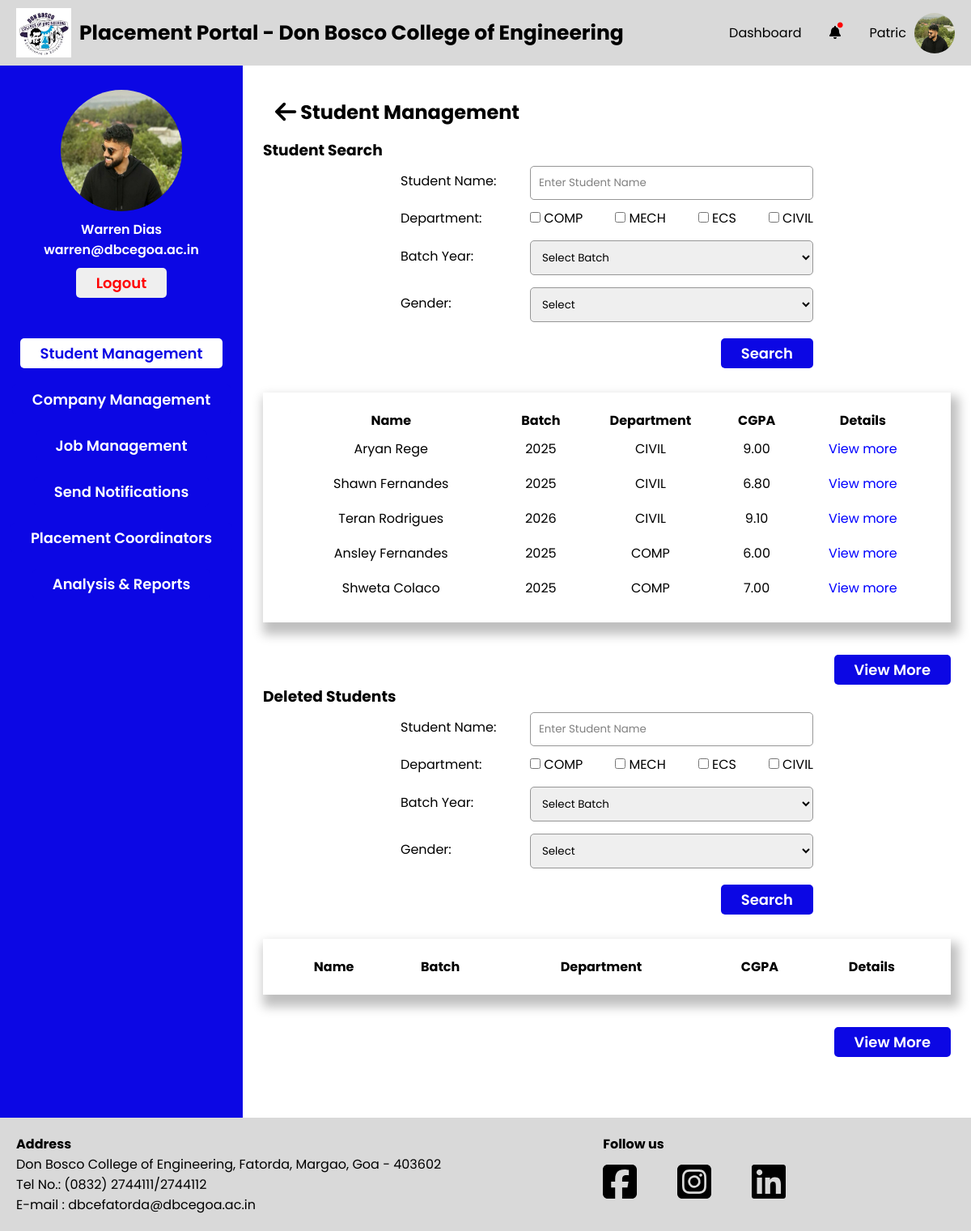
Screenshot of /PlacementCoordinator/student-management.php (signed in) with the database file from the repository.
### tables this page shows
CREATE TABLE `placementcoordinator` (
  `PC_Email` varchar(255) NOT NULL,
  `PC_Fname` varchar(255) NOT NULL,
  `PC_Mname` varchar(255) NOT NULL,
  `PC_Lname` varchar(255) NOT NULL,
  `PC_Password` varchar(255) NOT NULL,
  `PC_Contact_no` varchar(20) NOT NULL,
  `PC_Profile_pic` varchar(255) NOT NULL,
  `PC_Dept_id` int(11) DEFAULT NULL,
  `PC_Status` enum('active','inactive') NOT NULL DEFAULT 'active'
);

CREATE TABLE `department` (
  `Dept_id` int(11) NOT NULL,
  `Dept_name` varchar(255) NOT NULL
);

CREATE TABLE `student` (
  `S_College_Email` varchar(255) NOT NULL,
  `S_Fname` varchar(255) NOT NULL,
  `S_Mname` varchar(255) NOT NULL,
  `S_Lname` varchar(255) NOT NULL,
  `S_Personal_Email` varchar(255) NOT NULL,
  `S_Address` text NOT NULL,
  `S_Phone_no` varchar(20) NOT NULL,
  `S_Roll_no` varchar(50) NOT NULL,
  `S_PR_No` varchar(50) NOT NULL,
  `S_10th_Perc` decimal(5,2) NOT NULL,
  `S_12th_Perc` decimal(5,2) NOT NULL,
  `S_Password` varchar(255) NOT NULL,
  `S_Resume` varchar(255) NOT NULL,
  `S_Profile_pic` varchar(255) NOT NULL,
  `S_10th_marksheet` varchar(255) NOT NULL,
  `S_12th_marksheet` varchar(255) NOT NULL,
  `S_Class_id` int(11) DEFAULT NULL,
  `S_Year_of_Admission` year(4) NOT NULL,
  `Gender` varchar(1) NOT NULL,
  `PLACED` varchar(10) NOT NULL DEFAULT 'No',
  `registration_complete` tinyint(4) NOT NULL DEFAULT 0
);

CREATE TABLE `result` (
  `S_College_Email` varchar(255) NOT NULL,
  `Sem1_SGPA` decimal(4,2) NOT NULL DEFAULT 0.00,
  `Sem2_SGPA` decimal(4,2) NOT NULL DEFAULT 0.00,
  `Sem3_SGPA` decimal(4,2) NOT NULL DEFAULT 0.00,
  `Sem4_SGPA` decimal(4,2) NOT NULL DEFAULT 0.00,
  `Sem5_SGPA` decimal(4,2) NOT NULL DEFAULT 0.00,
  `Sem6_SGPA` decimal(4,2) NOT NULL DEFAULT 0.00,
  `Sem7_SGPA` decimal(4,2) NOT NULL DEFAULT 0.00,
  `Sem8_SGPA` decimal(4,2) NOT NULL DEFAULT 0.00,
  `CGPA` decimal(4,2) NOT NULL DEFAULT 0.00,
  `has_backlogs` tinyint(1) DEFAULT 0
);

### PlacementCoordinator/tpo-utility-functions.php (called while the page is built, shortened)
<?php
function fetchStudents($isDeleted, $sname = null, $departments = [], $gender = null, $batch_year = null)
{
    global $conn;
    $table = $isDeleted ? 'deletedstudents' : 'student';
    $query = "SELECT s.S_College_Email as semail,S.S_Year_of_Admission as yoa, s.S_Fname as fname, s.S_Lname as lname, c.Class_name as cname, d.Dept_name as dname, r.CGPA as cgpa
              FROM $table as s
              INNER JOIN class as c ON c.Class_id = s.S_Class_id
              INNER JOIN department as d ON d.Dept_id = c.Dept_id
              INNER JOIN result as r on r.S_College_Email = s.S_College_Email
              WHERE 1=1";
    $params = [];
    $query .= " LIMIT 5";
    $stmt = $conn->prepare($query);
    $stmt->execute();
    return $stmt->get_result();
}

### PlacementCoordinator/student-management.php (the view, shortened to what this page needs)
<?php
require "../conn.php";
include "./tpo-utility-functions.php";
global $conn;
if (isset($_POST["student-search-button"])) {
    $sname = !empty($_POST['sname']) ? $_POST['sname'] : null;
    $departments = !empty($_POST['departments']) ? $_POST['departments'] : [];
    $gender = !empty($_POST['gender']) ? $_POST['gender'] : null;
    $batch = !empty($_POST['batch_year']) ? $_POST['batch_year'] : null;
    $studentsResult = fetchStudents(false, $sname, $departments, $gender,$batch);
    $studentSearch = true;
} else {
    $studentsResult = fetchStudents(false);
}
?>
<!DOCTYPE html>
<html lang="en">
<head>
    <?php include './head.php' ?>
    <link rel="stylesheet" href="./css/student-management.css">
</head>
<body>
    <div id="wrapper">
        <?php include './header.php' ?>
        <div class="container">
            <?php include './sidebar.php' ?>
            <div class="main-container">
                <div class="main-container-header">
                    <h2 class="main-container-heading">
                        <a href="./dashboard.php">
                            <i class="fa-solid fa-arrow-left fa-lg" style="color: #000000;"></i>
                        </a>
                        Student Management
                    </h2>
                </div>
                <h3>Student Search</h3>
                <div class="form-adjust">
                    <form action="" method="post">
                        <div class="inputbox">
                            <label for="">Student Name:</label>
                            <input type="text" name="sname" placeholder="Enter Student Name">
                        </div>
                        <div class="departmentbox">
                            <label for="">Department:</label>
                            <div class="Checkbox">
                                <?php
                                $fetchDepartmentQuery = "SELECT Dept_name as dname FROM department;";
                                $fetchDepartment = $conn->prepare($fetchDepartmentQuery);
                                $fetchDepartment->execute();
                                $result = $fetchDepartment->get_result();
                                while ($row = $result->fetch_assoc()) {
                                    echo '<div>
                                            <input name="departments[]" value="' . htmlspecialchars($row["dname"]) . '" type="checkbox">
                                            <label for="">' . htmlspecialchars($row["dname"]) . '</label>
                                          </div>';
                                }
                                ?>
                            </div>
                        </div>
                        <div class="inputbox">
                            <label for="batch_year">Batch Year:</label>
                            <select name="batch_year" id="batch_year">
                                <option value="" selected>Select Batch</option>
                            </select>
                        </div>
                        <div class="inputbox">
                            <label for="">Gender:</label>
                            <select name="gender" id="">
                                <option value="" selected>Select</option>
                            </select>
                        </div>
                        <div class="search-button-container">
                            <button name="student-search-button" class="search-button">Search</button>
                        </div>
                    </form>
                </div>
                <div class="sections">
                    <table>
                        <tr>
                            <th>Name</th>
                            <th>Batch</th>
                            <th>Department</th>
                            <th>CGPA</th>
                            <th>Details</th>
                        </tr>
                        <?php
                        while ($student = $studentsResult->fetch_assoc()) {
                            echo '<tr>
                                <td>' . htmlspecialchars($student["fname"]) . ' ' . htmlspecialchars($student["lname"]) . '</td>
                                <td>' . (int) htmlspecialchars($student["yoa"])+4 . '</td>
                                <td>' . htmlspecialchars($student["dname"]) . '</td>
                                <td>' . htmlspecialchars($student["cgpa"]) . '</td>
                                <td><a href="student-management-view-student.php?semail='.$student["semail"].'">View more</a></td>
                            </tr>';
                        }
                        ?>
                    </table>
                </div>
                <div class="button-container">
                    <a href="./student-management-search-students.php"><button class="viewmore-button">View More</button></a>
                </div>
                <h3>Deleted Students</h3>
                <div class="form-adjust">
                    <form action="" method="post">
                    <div class="inputbox">
                            <label for="">Student Name:</label>
                            <input type="text" name="d_sname" placeholder="Enter Student Name">
                        </div>
                        <div class="departmentbox">
                            <label for="">Department:</label>
                            <div class="Checkbox">
                                <?php
                                $fetchDepartmentQuery = "SELECT Dept_name as dname FROM department;";
                                $fetchDepartment = $conn->prepare($fetchDepartmentQuery);
                                $fetchDepartment->execute();
                                $result = $fetchDepartment->get_result();
                                while ($row = $result->fetch_assoc()) {
                                    echo '<div>
                                            <input name="d_departments[]" value="' . htmlspecialchars($row["dname"]) . '" type="checkbox">
                                            <label for="">' . htmlspecialchars($row["dname"]) . '</label>
                                          </div>';
                                }
                                ?>
                            </div>
                        </div>
                        <div class="inputbox">
                            <label for="d_batch_year">Batch Year:</label>
                            <select name="d_batch_year" id="d_batch_year">
                                <option value="" selected>Select Batch</option>
                            </select>
                        </div>
                        <div class="inputbox">
                            <label for="">Gender:</label>
                            <select name="d_gender" id="">
                                <option value="" selected>Select</option>
                            </select>
                        </div>
                        <div class="search-button-container">
                            <button name="d_student-search-button" class="search-button">Search</button>
                        </div>
                    </form>
                </div>
                <div class="sections">
                    <table>
                        <tr>
                            <th>Name</th>
                            <th>Batch</th>
                            <th>Department</th>
                            <th>CGPA</th>
                            <th>Details</th>
                        </tr>
                    </table>
                </div>
                <div class="button-container">
                    <a href="./student-management-deleted-students.php"><button class="viewmore-button">View More</button></a>
                </div>
            </div>
        </div>
        <?php include './footer.php' ?>
    </div>
</body>
</html>

### PlacementCoordinator/sidebar.php (shortened to what this page needs)
<?php
global $conn;
if (isset($_SESSION["user_type"]) && isset($_SESSION["user_email"])) {
    $useremail = $_SESSION["user_email"];
    $fetchStudentQuery = "SELECT PC_Email,PC_Fname,PC_Lname,PC_Profile_pic from placementcoordinator
WHERE PC_Email= ?;";
    $fetchStudent = $conn->prepare($fetchStudentQuery);
    $fetchStudent->bind_param("s", $useremail);
    $fetchStudent->execute();
    $result = $fetchStudent->get_result();
    if ($result->num_rows > 0) {
        $userInfo = $result->fetch_assoc();
        $userName = htmlspecialchars($userInfo['PC_Fname'] . ' ' . $userInfo['PC_Lname']);
        $userProfilePic = htmlspecialchars($userInfo['PC_Profile_pic']);
        $userEmail = htmlspecialchars($useremail);
        echo '<div class="side-bar-container">
    <div class="fixed-container">
        <div class="top-container">
            <img src="../Data/Placement_Coordinators/Profile_Images/'.$userProfilePic.'" alt="">
            <p>'.$userName.'</p>
            <p>'.$userEmail.'</p>
            <a href="../logout.php"><button id="logout">Logout</button></a>
        </div>
        <div class="bottom-container">
            <a href="./student-management.php"><button id="studentmanagement">Student Management</button></a>
            <a href="./company.php"><button id="companymanagement">Company Management</button></a>
            <a href="./job-management.php"><button id="jobmanagement">Job Management</button></a>
            <a href="./notifications.php"><button id="notifications">Send Notifications</button></a>
            <a href="./Placement-Coordinator.php"><button id="placementcoordinator">Placement Coordinators</button></a>
            <a href="./analysis-and-report.php"><button id="analysisreport">Analysis & Reports</button></a>
        </div>
    </div>
</div>';
} else {
    }
} else {
    echo "Session variables not set.";
}

### PlacementCoordinator/css/footer.css (style rules this page uses)
a { all: unset; }

### PlacementCoordinator/css/sidebar.css (style rules this page uses)
.side-bar-container { width: 25%; background-color: var(--primary-blue); padding-bottom: 50px; }
.fixed-container { position: -webkit-sticky; position: sticky; top: 30px; }
.top-container { margin-top: 30px; display: flex; flex-direction: column; align-items: center; }
.top-container img { width: 150px; height: 150px; border-radius: 50%; margin-bottom: 10px; }
.top-container p { color: var(--primary-white); font-weight: 600; }
#logout { margin-top: 10px; padding-block: 5px; padding-inline: 25px; border-radius: 5px; border: none; font-weight: 600; font-size: 18px; cursor: pointer; color: red; }
.bottom-container { margin-top: 50px; display: flex; flex-direction: column; align-items: center; gap: 20px; }
.bottom-container button { padding: 5px 25px; border-radius: 5px; border: none; font-weight: 600; font-size: 18px; cursor: pointer; color: var(--primary-white); background-color: var(--primary-blue); }

### PlacementCoordinator/css/root.css (style rules this page uses)
*,*::after,*::before { padding: 0; margin: 0; box-sizing: border-box; font-family: "Poppins", sans-serif; }
:root { --primary-blue : #0C07E4; --primary-grey : #d9d9d9; --primary-white : white; --primary-red : #FB1616; --secondary-grey : #969696; }

### PlacementCoordinator/css/student-management.css (style rules this page uses)
#wrapper { position: relative; }
.container { width: 100%; display:flex ; }
#studentmanagement { color: var(--primary-blue); background-color: var(--primary-white); }
.main-container { width: 75%; padding: 25px; margin-bottom: 50px; }
.main-container-heading > a { cursor: pointer; }
.main-container-header { display: flex; justify-content: space-between; align-items: center; padding: 15px; }
.sections { position: relative; margin-top: 30px; box-shadow: 5px 10px 12.3px 5px rgba(0, 0, 0, .25); padding: 20px; margin-bottom: 40px; }
.form-adjust { width: 60%; margin: 0 auto; }
.inputbox { display: flex; justify-content: space-between; align-items: center; margin-bottom: 10px; }
.departmentbox { display: flex; justify-content: space-between; align-items: center; margin-bottom: 10px; }
.Checkbox { width: 350px; display:flex; justify-content: space-between; }
.inputbox input, select { border: 1px solid var(--secondary-grey); width: 350px; padding: 10px; border-radius: 5px; margin-top: 5px; outline: none; }
.inputbox input::placeholder { color:grey; }
.sections table { width: 100%; }
.sections td { padding: 8px; text-align: center; }
.sections a { cursor: pointer; color: blue; }
.button-container { display: flex; justify-content: flex-end; }
.viewmore-button { padding-block: 5px; padding-inline: 25px; border-radius: 5px; border: none; font-weight: 600; font-size: 18px; cursor: pointer; background-color: var(--primary-blue); color: var(--primary-white); }
.search-button { padding-block: 5px; padding-inline: 25px; border-radius: 5px; border: none; font-weight: 600; font-size: 18px; cursor: pointer; background-color: var(--primary-blue); color: var(--primary-white); }
.search-button-container { margin-top:20px; display:flex; justify-content: flex-end; }

### rows the page displays
placementcoordinator: PC_Profile_pic (picture), userName "Warren Dias"
department: Dept_name "COMP"
department: Dept_name "MECH"
department: Dept_name "ECS"
department: Dept_name "CIVIL"
student: S_Fname "Aryan", S_Lname "Rege", (int) htmlspecialchars($student["yoa"])+4 "2025", department.Dept_name "CIVIL", result.CGPA "9.00"
student: S_Fname "Shawn", S_Lname "Fernandes", (int) htmlspecialchars($student["yoa"])+4 "2025", department.Dept_name "CIVIL", result.CGPA "6.80"
student: S_Fname "Teran", S_Lname "Rodrigues", (int) htmlspecialchars($student["yoa"])+4 "2026", department.Dept_name "CIVIL", result.CGPA "9.10"
student: S_Fname "Ansley", S_Lname "Fernandes", (int) htmlspecialchars($student["yoa"])+4 "2025", department.Dept_name "COMP", result.CGPA "6.00"
student: S_Fname "Shweta", S_Lname "Colaco", (int) htmlspecialchars($student["yoa"])+4 "2025", department.Dept_name "COMP", result.CGPA "7.00"

### other values shown
$userEmail "warren@dbcegoa.ac.in"
